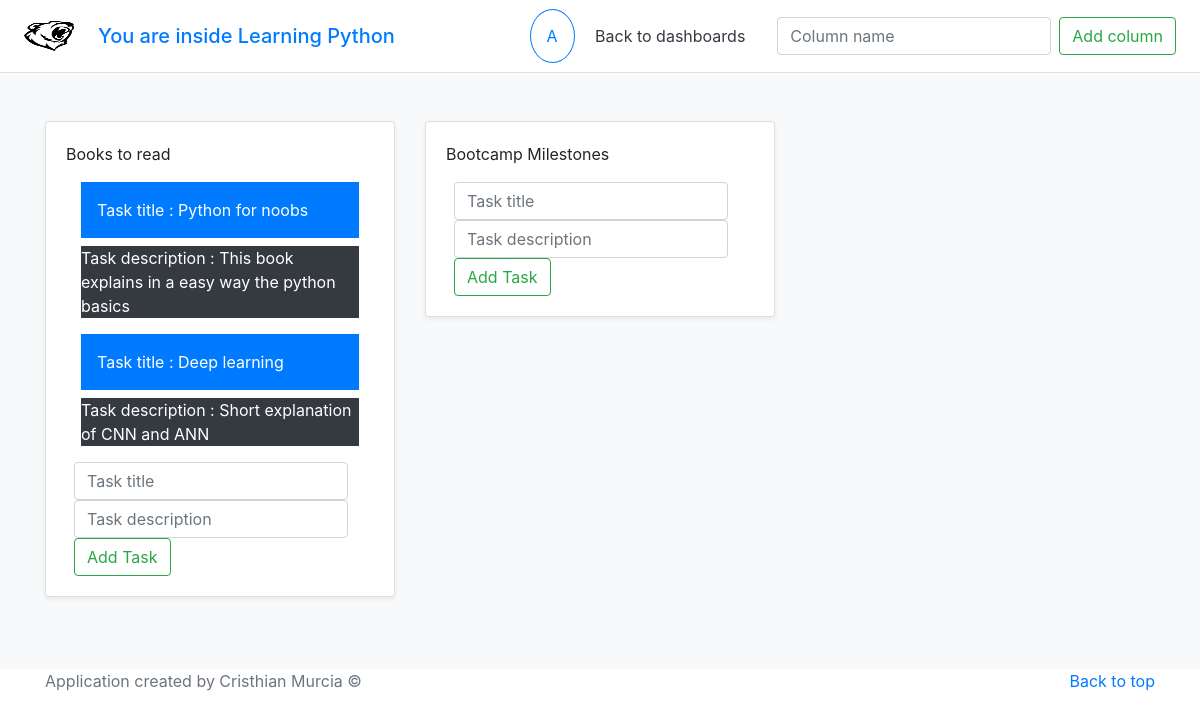
The app's page /dashboards/edit_board/14 with its own data.
### dashboards/models.py (models this page shows, shortened)
class Board(models.Model):
    name = models.CharField(max_length=50)
    slug = models.SlugField(blank=True, null=True)
    create_date = models.DateField(default=timezone.now())

class Column(models.Model):
    board = models.ForeignKey(Board, on_delete=models.CASCADE)
    index = models.IntegerField()
    name = models.CharField(max_length=50)

class Task(models.Model):
    column = models.ForeignKey(Column, on_delete=models.CASCADE)
    title = models.CharField(max_length=50)
    description = models.CharField(max_length=280)
    create_date = models.DateField(default=timezone.now())

### dashboards/views.py (the view)
# urls.py: path('edit_board/<int:board_pk>', edit_board, name='edit_board'),
def edit_board(request, board_pk):
    board = Board.objects.filter(pk = str(board_pk))[0]
    all_columns = board.column_set.all()
    user_starting_letter = str(request.user)[0].capitalize()
    print(board.name)
    context = {'board': board, 'user_starting_letter':user_starting_letter, 'all_columns': all_columns}
    return render(request, 'dashboards/board.html', context)

### dashboards/templates/dashboards/board.html (shortened to what this page needs)
<!doctype html>
{% load static %}
<html lang="en">
  <head>
    <link rel="stylesheet" href="https://stackpath.bootstrapcdn.com/bootstrap/4.1.3/css/bootstrap.min.css">
  </head>
  <body>
    <header>
        <div class="d-flex flex-column flex-md-row align-items-center p-3 px-md-4 bg-white border-bottom shadow-sm">
          <a href="{% url 'users:welcome'%}"><img class="navbar-brand img-responsive" src= "{% static 'users/images/logo.jpg' %}" alt="" width="50" height="40"></a>
          <h5 class="my-0 mr-md-auto p-2 text-dark"><a href="{% url 'users:welcome'%}">You are inside {{board.name}}</a></h5>
          <nav class="my-2 my-md-0 mr-md-3">
            <a class="p-2 text-center" href=""><span class="border border-primary rounded-circle p-3">{{user_starting_letter}}</span></a>
            <a class="p-2 text-dark" href="{% url 'dashboards:dashboards'%}">Back to dashboards</a>
          </nav>
          <form class="form-inline my-2 my-lg-0 ml-2" action="{% url 'dashboards:create_column' board.pk%}" method="post">
            <input class="form-control mr-sm-2" type="text" placeholder="Column name" aria-label="Search" name = "column_name">
            <button class="btn btn-outline-success my-2 my-sm-0" type="submit">Add column</button>
          </form>
        </div>
    </header>
    <main role="main">
      <div class="album py-5 bg-light">
        <div class="container">
          <div class="row">
            {% for column in all_columns %}
            <div class="col-md-4">
              <div class="card mb-4 shadow-sm">
                <div class="card-body">
                  <p class="card-text">{{column.name}}</p>
                  {% for task in column.task_set.all%}
                  <div class="col-md-12">
                  <div class="p-3 mb-2 bg-primary text-white">Task title : {{task.title}}</div>
                    <p class="bg-dark text-white">Task description : {{task.description}}</p>
                  </div>
                  {%endfor%}
                  <div class="d-flex justify-content-between align-items-center">
                    <div class="btn-group">
                        <form class="form-inline my-2 my-lg-0 ml-2" action="{% url 'dashboards:create_task' board.pk column.pk%}" method="post">
                          <input class="form-control mr-sm-2" type="text" placeholder="Task title" aria-label="task_title" name = "task_title">
                           <input class="form-control mr-sm-2" type="text" placeholder="Task description" aria-label="task_description" name = "task_description">
                          <button class="btn btn-outline-success my-2 my-sm-0" type="submit">Add Task</button>
                        </form>
                    </div>
                  </div>
                </div>
              </div>
            </div>
            {%endfor%}
          </div>
        </div>
      </div>
    </main>
    <footer class="text-muted">
      <div class="container">
        <p class="float-right">
          <a href="#">Back to top</a>
        </p>
        <p>Application created by Cristhian Murcia &copy;</p>
      </div>
    </footer>
  </body>
</html>

### records on screen
Board: name "Learning Python"
Column: name "Books to read"
Task: title "Python for noobs", description "This book explains in a easy way the python basics"
Task: title "Deep learning", description "Short explanation of CNN and ANN"
Column: name "Bootcamp Milestones"

### other values on screen
{{ user_starting_letter }} "A"
